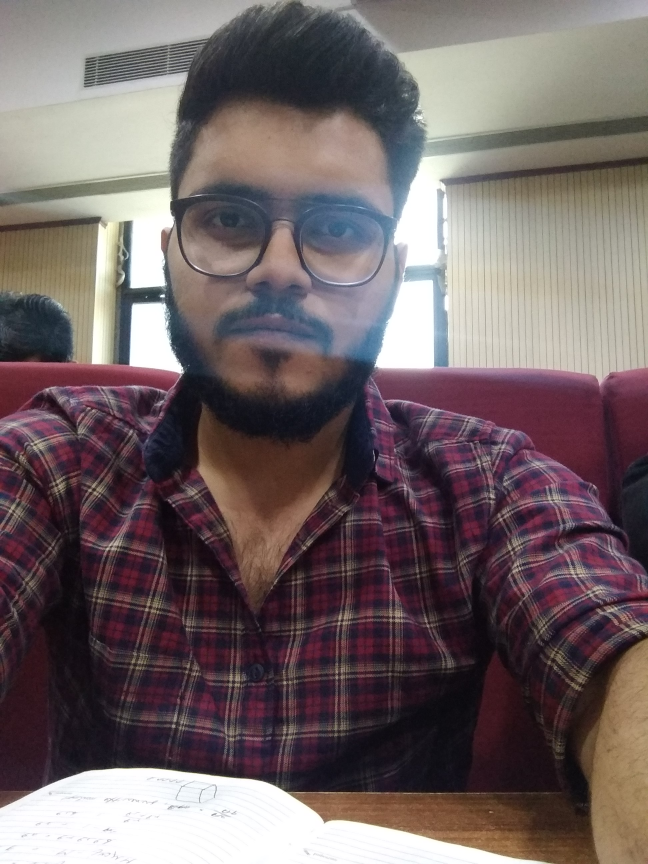
#> input picture log_in/majorpro/pic1.jpg, 1944 x 2592 px, given in place of the camera (shown at 1/3 size)
$ python photoupload.py
#> lines starting #> are read from the running program, lines starting #| are printed output that depends on the picture
import cv2
import os
cascPath = "/home/tanuj/project/major/application/log_in/majorpro/Webcam-Face-Detect-master/haarcascade_frontalface_default.xml"
faceCascade = cv2.CascadeClassifier(cascPath)
font = cv2.FONT_HERSHEY_SIMPLEX
video_capture = cv2.VideoCapture(0)

#frame = cv2.imread("/home/tanuj/project/major/application/log_in/majorpro/pic3.JPG")
ret, frame = video_capture.read()
#> frame is the input picture: shape (2592, 1944, 3); mean B, G, R 101.1, 99.8, 113
frame = cv2.flip(frame, 1)
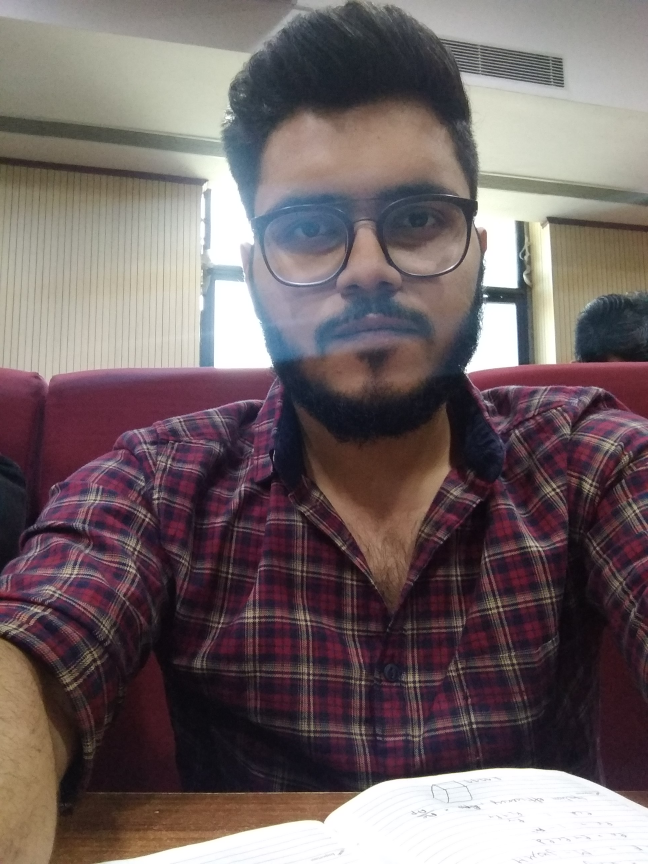
#> frame: shape (2592, 1944, 3) (shown at 1/3 size); mean B, G, R 101.1, 99.8, 113
gray = cv2.cvtColor(frame, cv2.COLOR_BGR2GRAY)
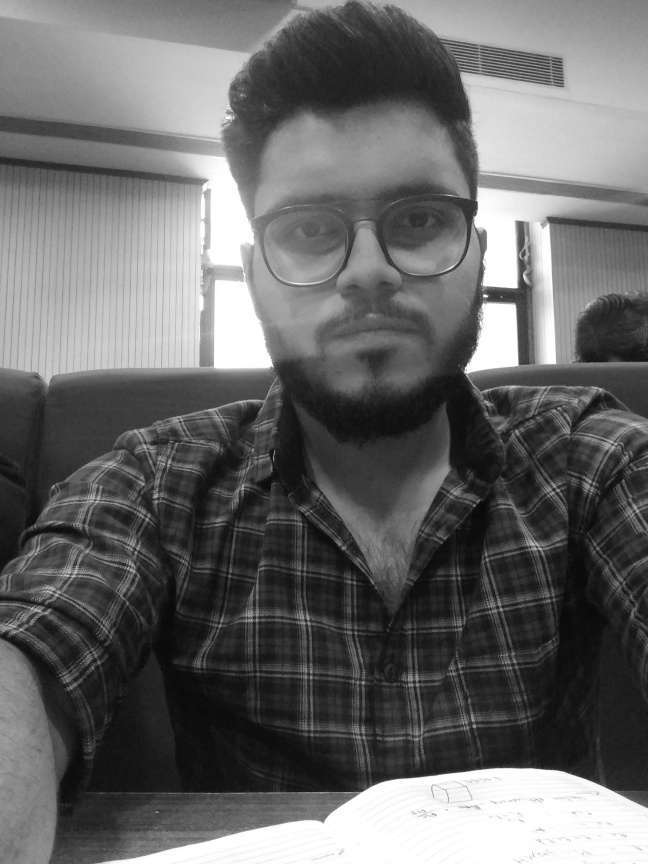
#> gray: shape (2592, 1944) (shown at 1/3 size); min 2, max 255, mean 103.9

faces = faceCascade.detectMultiScale(
    gray,
    scaleFactor=1.1,
    minNeighbors=5,
    minSize=(50, 50),
    flags=cv2.CASCADE_SCALE_IMAGE
    )
#> faces = [[702, 360, 795, 795]]
print("Found {0} faces!".format(len(faces)))
#| Found 1 faces!
nn = 1
for (x, y, w, h) in faces:
    cv2.rectangle(frame, (x, y), (x + w, y + h), (0, 255, 100), 1)
    crop_img = frame[y:y + h, x:x + w]
    # cv2.imshow("cropped", crop_img)
    cv2.imwrite("/home/tanuj/project/major/application/log_in/majorpro/croppedimages/"+str(nn)+".jpg",crop_img)
    nn = nn + 1
#> this loop made 1 pass
#> (x, y, w, h, nn) on pass 1: (702, 360, 795, 795, 2)
#> pass 1, `crop_img = frame[y:y + h, x:x + w]`:
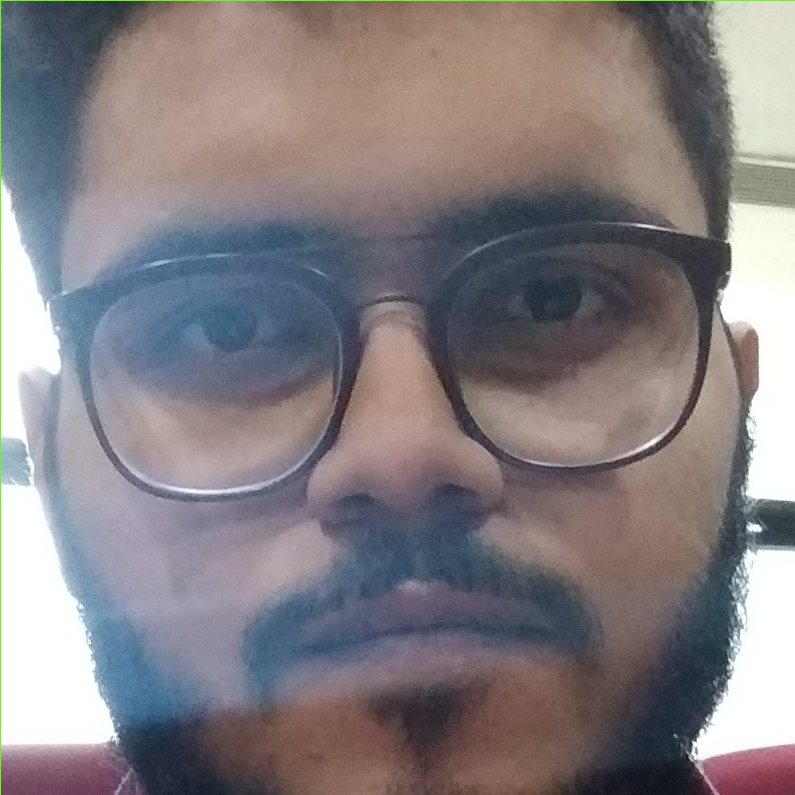
#> crop_img: shape (795, 795, 3); mean B, G, R 129.6, 126.2, 132.5
#> after the loop, nn = 2

# DISPLAY THE RESULTING FRAME
cv2.imshow('Faces in image', frame)
cv2.waitKey(0)

count = 0
for i in os.listdir('/home/tanuj/project/major/application/log_in/majorpro/croppedimages/'):
    count = count + 1
    # image1=i
    image = cv2.imread(os.path.join('/home/tanuj/project/major/application/log_in/majorpro/croppedimages/', i))
    # gray = cv2.cvtColor(image, cv2.COLOR_BGR2GRAY)
    # reimage=padding_image(image)
    row, col, chan = image.shape
#> row = 795; col = 795; chan = 3
    # resize the original image as per requirement
    reimage = cv2.resize(image, (96, 96), interpolation=cv2.INTER_AREA)
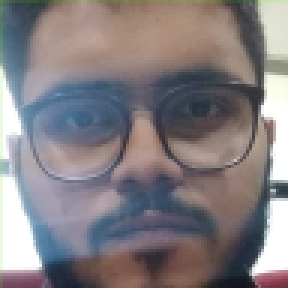
#> reimage: shape (96, 96, 3) (shown 3 times larger); mean B, G, R 129.6, 126.2, 132.5
    cv2.imwrite("/home/tanuj/project/major/application/log_in/majorpro/croppedimages2/" + str(i), reimage)
